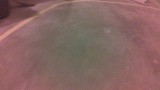
#> input picture data/session_20260623_164237/frames/007933.jpg, 160 x 90 px; its folder holds only this picture in this run
$ python -i process_cv.py   (imports and definitions only)
#> lines starting #> are read from the running program, lines starting #| are printed output that depends on the picture; after the words box and inside, x2 and y2 are one past the last pixel; in counts of white or black regions, pixels touching at a corner belong together
#> further down, picture is the input picture: shape (90, 160, 3); mean B, G, R 99.2, 102.1, 135.1
import cv2
import numpy as np

# ── Colour ranges (tune with hsv_tune.py) ────────────────────────────────────
YELLOW_LOW  = np.array([8,   80,  80])
YELLOW_HIGH = np.array([35, 255, 255])
BLUE_LOW    = np.array([90,  60,  30])
BLUE_HIGH   = np.array([130, 255, 255])

# ── Constants ─────────────────────────────────────────────────────────────────
PROC_W = 80
PROC_H = 45

MIN_AREA       = 200   # minimum blob pixels to consider a line real
HORIZ_THRESH   = 30    # line angle below this (deg from horizontal) = wall dead ahead

BASE_SPEED     = 0.15
MAX_SPEED      = 0.20
STEER_GAIN     = 0.40  # normal on-track gain
CORNER_GAIN    = 0.60  # gain when corner-locked (more aggressive)

# Frames of single-line before locking to outside wall
CORNER_IN      = 8
# Frames of both-lines needed to unlock
CORNER_OUT     = 20
# Offset from outside wall when corner-locked (fraction of frame width)
CORNER_OFFSET  = 0.35

_single_ctr  = 0
_both_ctr    = 0
_locked      = False
_locked_col  = None   # 'yellow' or 'blue'

_KERNEL = cv2.getStructuringElement(cv2.MORPH_ELLIPSE, (5, 5))


def _largest_blob(mask):
    """
    Find largest blob in mask.
    Returns (centroid_x, angle_from_horizontal_deg, area) or None.
    angle_from_horizontal: 0 = horizontal line, 90 = vertical line.
    """
    n, labels, stats, centroids = cv2.connectedComponentsWithStats(mask, connectivity=8)
    if n < 2:
        return None

    idx  = int(np.argmax(stats[1:, cv2.CC_STAT_AREA])) + 1
    area = int(stats[idx, cv2.CC_STAT_AREA])
    if area < MIN_AREA:
        return None

    cx = float(centroids[idx, 0])

    # Fit a line to the blob pixels to get its orientation
    ys, xs = np.where(labels == idx)
    pts    = np.column_stack([xs, ys]).astype(np.float32).reshape(-1, 1, 2)
    vx, vy, _, _ = cv2.fitLine(pts, cv2.DIST_L2, 0, 0.01, 0.01)
    # arctan2(|vy|, |vx|): 0 = horizontal direction, 90 = vertical direction
    angle = float(np.degrees(np.arctan2(abs(float(vy[0])), abs(float(vx[0])))))

    return cx, angle, area


def _steer(error, gain=STEER_GAIN):
    s     = gain * error
    left  = max(-MAX_SPEED, min(MAX_SPEED, BASE_SPEED + s))
    right = max(-MAX_SPEED, min(MAX_SPEED, BASE_SPEED - s))
    return left, right


def process_frame(frame: np.ndarray):
    global _single_ctr, _both_ctr, _locked, _locked_col

    if frame.shape[1] != PROC_W or frame.shape[0] != PROC_H:
        frame = cv2.resize(frame, (PROC_W, PROC_H), interpolation=cv2.INTER_AREA)

    # Full frame — no ROI crop
    hsv = cv2.cvtColor(frame, cv2.COLOR_BGR2HSV)
#> hsv: shape (45, 80, 3); mean H, S, V 63.9, 68.7, 135.2

    ym = cv2.inRange(hsv, YELLOW_LOW,  YELLOW_HIGH)
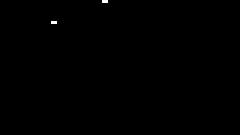
#> ym: shape (45, 80) (shown 3 times larger); 0.11% white in thin lines or dots, all inside (x1, y1, x2, y2) = (17, 0, 36, 8)
    bm = cv2.inRange(hsv, BLUE_LOW,    BLUE_HIGH)
#> bm: shape (45, 80); every value is 0
    ym = cv2.morphologyEx(cv2.morphologyEx(ym, cv2.MORPH_OPEN,  _KERNEL), cv2.MORPH_CLOSE, _KERNEL)
    bm = cv2.morphologyEx(cv2.morphologyEx(bm, cv2.MORPH_OPEN,  _KERNEL), cv2.MORPH_CLOSE, _KERNEL)

    y = _largest_blob(ym)   # (cx, angle, area) or None
#> in _largest_blob, `n, labels, stats, centroids = cv2.connectedComponentsWithStats(mask, c..`: labels: shape (45, 80) int32; every value is 0
#> in _largest_blob, `n, labels, stats, centroids = cv2.connectedComponentsWithStats(mask, c..`: n = 1; stats = [[0, 0, 80, 45, 3600]]; centroids = [[39.5, 22]]
    b = _largest_blob(bm)

    cx = PROC_W / 2.0

    # ── Emergency: wall dead ahead ────────────────────────────────────────────
    # A nearly-horizontal line means the robot is heading straight into that wall.
    if y is not None and y[1] < HORIZ_THRESH:
        l, r = _steer(1.0, CORNER_GAIN)   # yellow wall → hard right
        return l, r, _debug(frame, ym, bm, y, b, None, l, r, 'Y-WALL')

    if b is not None and b[1] < HORIZ_THRESH:
        l, r = _steer(-1.0, CORNER_GAIN)  # blue wall → hard left
        return l, r, _debug(frame, ym, bm, y, b, None, l, r, 'B-WALL')

    # ── Corner lock state machine ─────────────────────────────────────────────
    both = y is not None and b is not None
#> both = False

    if both:
        _single_ctr = 0
        _both_ctr  += 1
        if _locked and _both_ctr >= CORNER_OUT:
            _locked     = False
            _locked_col = None
    else:
        _both_ctr = 0
        if not _locked:
            _single_ctr += 1
            if _single_ctr >= CORNER_IN:
                _locked     = True
                _locked_col = 'yellow' if y is not None else 'blue'

    # ── Motor decisions ───────────────────────────────────────────────────────
    target = None

    if _locked:
        mode = f'COR:{_locked_col[0].upper()}'
        info = y if _locked_col == 'yellow' else b

        if info is None:
            # Lost the locked wall — keep creeping forward
            return 0.1, 0.1, _debug(frame, ym, bm, y, b, None, 0.1, 0.1, 'COR:BLIND')

        # Keep a fixed distance to the outside wall
        off    = PROC_W * CORNER_OFFSET
        target = info[0] + (off if _locked_col == 'yellow' else -off)
        l, r   = _steer((target - cx) / cx, CORNER_GAIN)

    elif both:
        mode   = 'TRACK'
        target = (y[0] + b[0]) / 2.0
        l, r   = _steer((target - cx) / cx)

    elif y is not None:
        mode   = 'Y-ONLY'
        target = y[0] + PROC_W * 0.30
        l, r   = _steer((target - cx) / cx)

    elif b is not None:
        mode   = 'B-ONLY'
        target = b[0] - PROC_W * 0.30
        l, r   = _steer((target - cx) / cx)

    else:
        return 0.1, 0.1, _debug(frame, ym, bm, None, None, None, 0.1, 0.1, 'BLIND')

    return l, r, _debug(frame, ym, bm, y, b, target, l, r, mode)


def _debug(frame, ym, bm, y, b, target, left, right, mode):
#> called with left = 0.1, right = 0.1, mode = 'BLIND'
    out = frame.copy()
    h, w = out.shape[:2]
#> h = 45; w = 80

    out[ym > 0] = (0, 220, 220)
    out[bm > 0] = (200, 80, 0)

    if y is not None:
        xi = int(y[0])
        cv2.line(out, (xi, 0), (xi, h), (0, 255, 255), 1)
        # draw angle indicator (line through centroid at detected angle)
        ang = np.radians(y[1])
        dx, dy = int(40 * np.cos(ang)), int(40 * np.sin(ang))
        cv2.line(out, (xi - dx, h//2 + dy), (xi + dx, h//2 - dy), (0, 255, 255), 2)

    if b is not None:
        xi = int(b[0])
        cv2.line(out, (xi, 0), (xi, h), (255, 80, 0), 1)
        ang = np.radians(b[1])
        dx, dy = int(40 * np.cos(ang)), int(40 * np.sin(ang))
        cv2.line(out, (xi - dx, h//2 + dy), (xi + dx, h//2 - dy), (255, 80, 0), 2)

    if target is not None:
        cv2.line(out, (int(target), 0), (int(target), h), (0, 255, 0), 1)

    cv2.putText(out, f'{mode} L:{left:+.2f} R:{right:+.2f}', (4, 16),
                cv2.FONT_HERSHEY_SIMPLEX, 0.45, (255, 255, 255), 1)
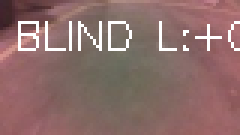
#> out: shape (45, 80, 3) (shown 3 times larger); mean of channels 0, 1, 2 106.3, 109.1, 140.6; drawn as B, G, R
    return out

>>> import cv2
>>> picture = cv2.imread('data/session_20260623_164237/frames/007933.jpg')
>>> result = process_frame(picture)

$ run again, on data/session_20260623_164237/frames/019083.jpg
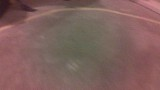
#> input picture data/session_20260623_164237/frames/019083.jpg, 160 x 90 px
#> picture is the input picture: shape (90, 160, 3); mean B, G, R 93.3, 97, 127.7
#> hsv: shape (45, 80, 3); mean H, S, V 56.9, 69.3, 127.8
#> ym: shape (45, 80); every value is 0
#> labels: shape (45, 80) int32; every value is 0
#> n = 1; stats = [[0, 0, 80, 45, 3600]]; centroids = [[39.5, 22]]
#> both = False
#> in _debug, `cv2.putText(out, f'{mode} L:{left:+.2f} R:{right:+.2f}', (4, 16), cv2...`:
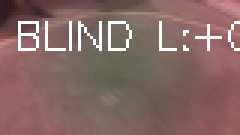
#> out: shape (45, 80, 3) (shown 3 times larger); mean of channels 0, 1, 2 100.8, 104.3, 133.7; drawn as B, G, R
